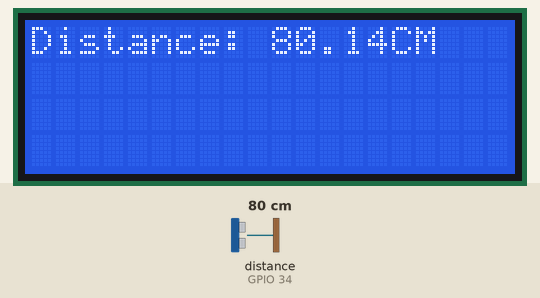
Recording of a program running on a simulated ESP32 board running MicroPython. Shown: 20×4 character LCD. Inputs (shaded band) come from the test bench; at power-on: distance to the obstacle (sensor on GPIO 34) 80 cm. Library files of the repository ran but are not shown: hcsr04.py, gpio_lcd.py.

Above: at 1.2 s.
1.3 s: distance to the obstacle (sensor on GPIO 34) set to 2 cm
At 2.8 s:
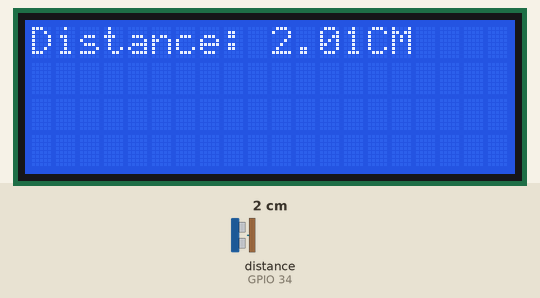
5.4 s: distance to the obstacle (sensor on GPIO 34) set to 4 cm
At 6.7 s:
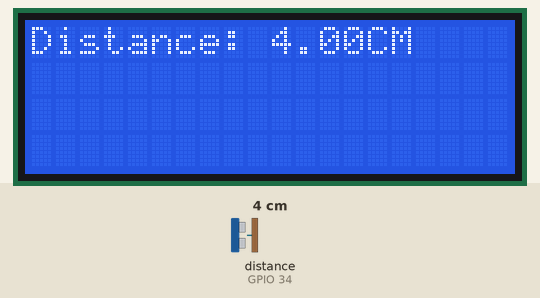
8.7 s: distance to the obstacle (sensor on GPIO 34) set to 9 cm
At 10.0 s:
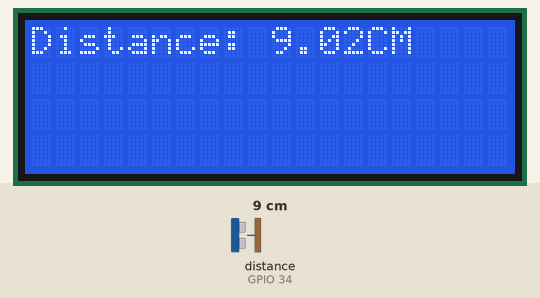
Timing chart, 0 to 11.7 s (numbered marks = the images above; inputs shaded):
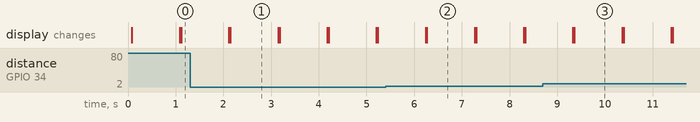

The program:

oevelse1.2.py
```python
from hcsr04 import HCSR04
from gpio_lcd import GpioLcd
import uasyncio as asyncio
from machine import Pin
"""Øvelse 1.2: Vis distancen på LCD display på
    educaboard og sørg for at den opdateres hvert sekund.
"""
lcd = GpioLcd(rs_pin=Pin(27), enable_pin=Pin(25),
                  d4_pin=Pin(33), d5_pin=Pin(32),
                  d6_pin=Pin(21), d7_pin=Pin(22),
                  num_lines=4, num_columns=20)

ultrasonic = HCSR04(15, 34)

async def lcd_show_distance():
    while True:
        lcd.clear()
        distance = ultrasonic.distance_cm()
        lcd.putstr(f"Distance: {distance:.2f}CM")
        await asyncio.sleep_ms(1000)

loop = asyncio.new_event_loop()
loop.create_task(lcd_show_distance())
loop.run_forever()
```

Measured:
- after the input at 1.3 s, the display: first differs from a run without the input after 0.85 s (image 1)
- after the input at 5.4 s, the display: first differs from a run without the input after 0.87 s (image 2)
- after the input at 8.7 s, the display: first differs from a run without the input after 0.66 s (image 3)
- what the display in image 1 shows lasts 1.0 s, from 2.1 s to 3.1 s
